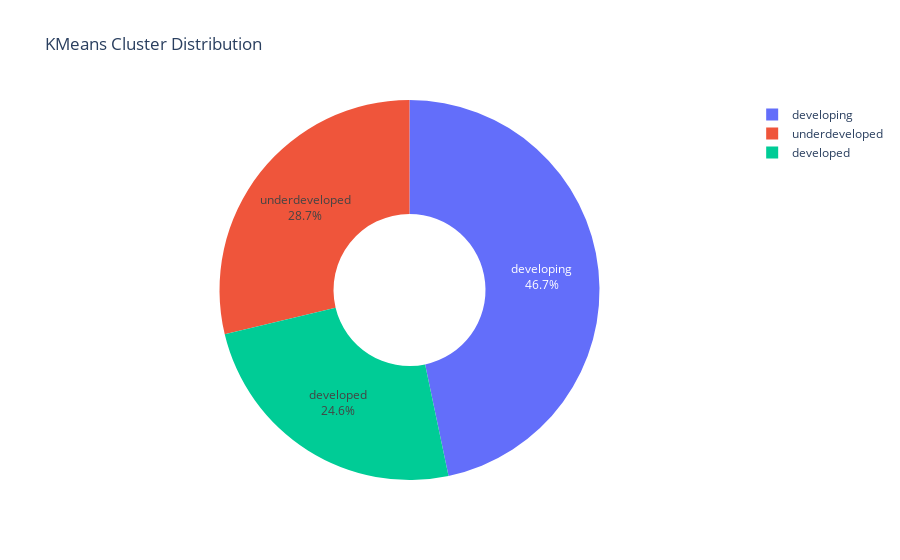

Notebook cell for this chart:
### Code cell
import plotly.express as px
import plotly.graph_objects as go

pie_data = df_final['k_means_cluster'].value_counts()
pie_labels = pie_data.index
pie_values = pie_data.values

pie_fig = go.Figure(data=[go.Pie(labels=pie_labels, values=pie_values)])
pie_fig.update_traces(textinfo='percent+label', hole=0.4)
pie_fig.update_layout(title='KMeans Cluster Distribution')
pie_fig.show()

### Figure 1 — Plotly figure (JSON) as saved in the notebook; plotly's stock layout.template omitted (floating-point values rounded to 4 significant figures)
{"data": [{"hole": 0.4, "labels": ["developing", "underdeveloped", "developed"], "textinfo": "percent+label", "type": "pie", "values": [78, 48, 41]}], "layout": {"title": {"text": "KMeans Cluster Distribution"}}}
